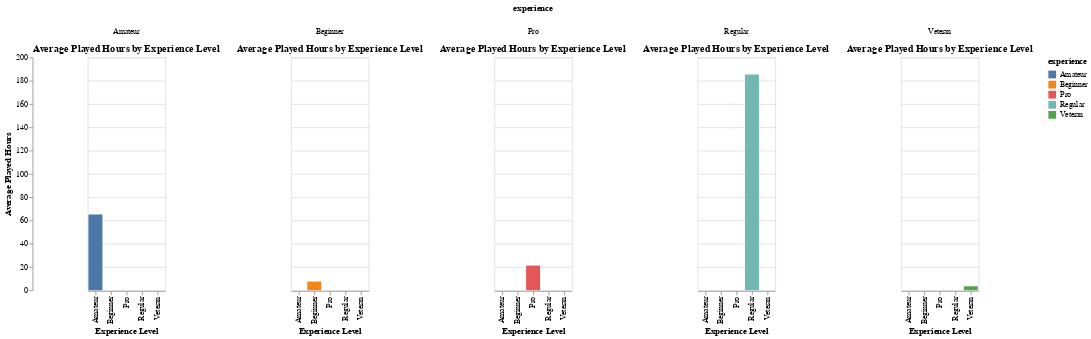

Write notebook code for a chart like this one.
### Markdown cell above
## Plot 2: Average Played Hours by Experience Level

### Code cell
experience_chart = alt.Chart(merged_df).mark_bar().encode(
    x=alt.X("experience").title("Experience Level"),
    y=alt.Y("mean(played_hours)").title("Average Played Hours"),
    color="experience"
).properties(
    title="Average Played Hours by Experience Level"
).facet(
    column="experience"
)

experience_chart

### Figure 1 — Vega-Lite specification as saved in the notebook (floating-point values rounded to 4 significant figures; data arrays with more than 128 entries replaced by an {"elided": "..."} marker saying what was removed)
{"config": {"view": {"continuousWidth": 300, "continuousHeight": 300}}, "data": {"name": "data-812b05cd5e687ec4f5ccbc7bae72735e"}, "facet": {"column": {"field": "experience", "type": "nominal"}}, "spec": {"mark": {"type": "bar"}, "encoding": {"color": {"field": "experience", "type": "nominal"}, "x": {"field": "experience", "title": "Experience Level", "type": "nominal"}, "y": {"aggregate": "mean", "field": "played_hours", "title": "Average Played Hours", "type": "quantitative"}}, "title": "Average Played Hours by Experience Level"}, "$schema": "https://vega.github.io/schema/vega-lite/v5.20.1.json", "datasets": {"data-812b05cd5e687ec4f5ccbc7bae72735e": {"elided": "1535 records"}}}
